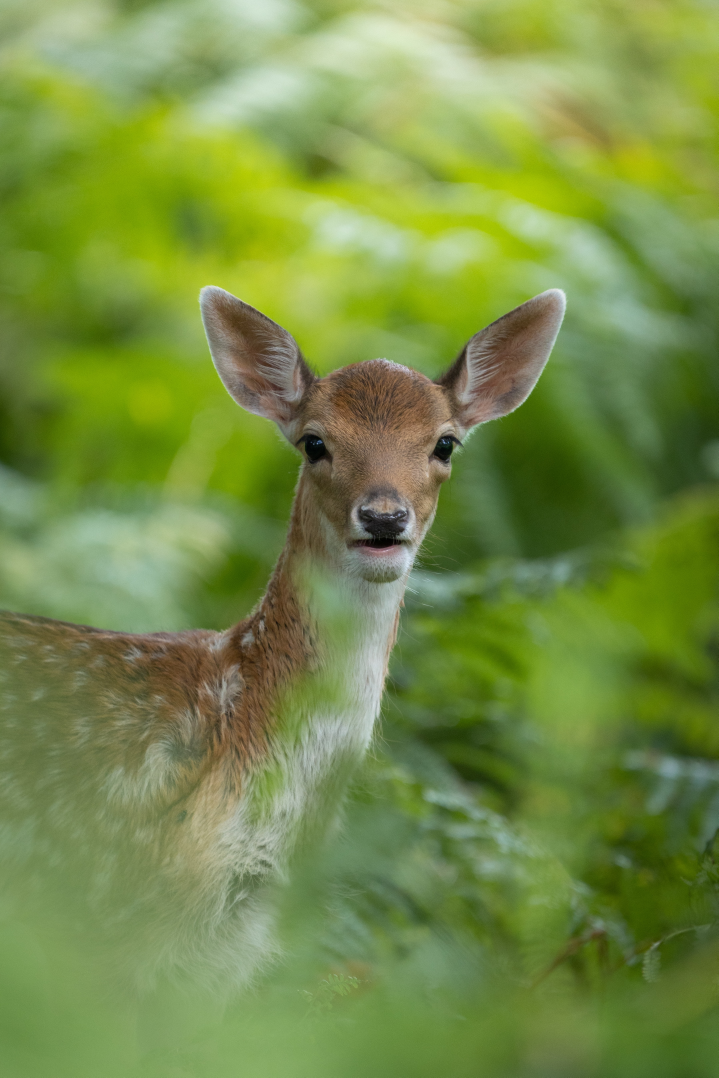
#> input picture OpenCV/opencv_fundamentals/sample_image.jpg, 3591 x 5386 px (shown at 1/5 size)
$ jupyter execute opencv_fundamentals_4.ipynb
#> lines starting #> are read from the running program, lines starting #| are printed output that depends on the picture; after the words box and inside, x2 and y2 are one past the last pixel; in counts of white or black regions, pixels touching at a corner belong together
## OpenCV Fundamentals Part 4
- Blend Two Different Images
- Apply Different Filters to Images
- Images Thresholding
- Contour Detection and Shape Detection
- Colour Detection
- Object Replacing in 2D Images

[cell 1]
import cv2
import numpy as np
import matplotlib.pyplot as plt

[cell 2]
# Import sample img
img = cv2.imread('sample_image.jpg')
#> img is the input picture: shape (5386, 3591, 3); mean B, G, R 71, 141.2, 118.6
height = int(img.shape[1] * 0.2 )
#> height = 718
width = int(img.shape[0] * 0.2 )
#> width = 1077
img = cv2.resize(img, (height,width)) # resize to 20%
#> img: shape (1077, 718, 3)
img = cv2.cvtColor(img, cv2.COLOR_BGR2RGB)  # GBR -> RGB
grey_img= cv2.cvtColor(img, cv2.COLOR_RGB2GRAY)  # RGB -> Grayscale

# Import sample img2
img2 = cv2.imread('sample_image2.jpg')
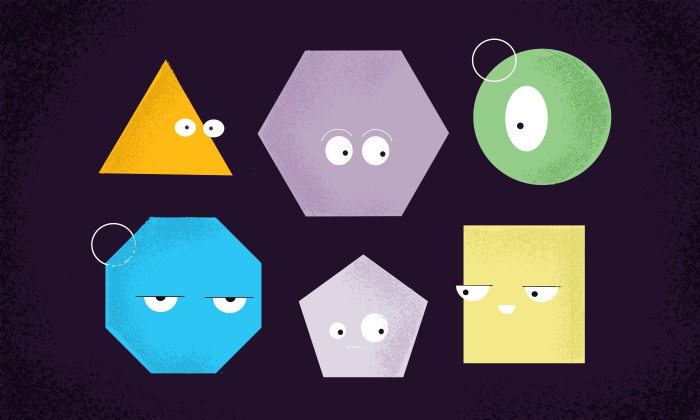
#> input picture OpenCV/opencv_fundamentals/sample_image2.jpg, 1400 x 839 px (shown at 1/2 size)
#> img2 is the input picture: shape (839, 1400, 3); mean B, G, R 84.5, 74.3, 77.9
small_img2 = cv2.resize(img2, (height,width)) # resize to 20% of img
img2 = cv2.cvtColor(img2, cv2.COLOR_BGR2RGB)  # GBR -> RGB
small_img2 = cv2.cvtColor(small_img2, cv2.COLOR_BGR2RGB)  # GBR -> RGB
grey_img2= cv2.cvtColor(img2, cv2.COLOR_RGB2GRAY)  # RGB -> Grayscale

# Import colour gradient
col_img = cv2.imread('colour.jpg')
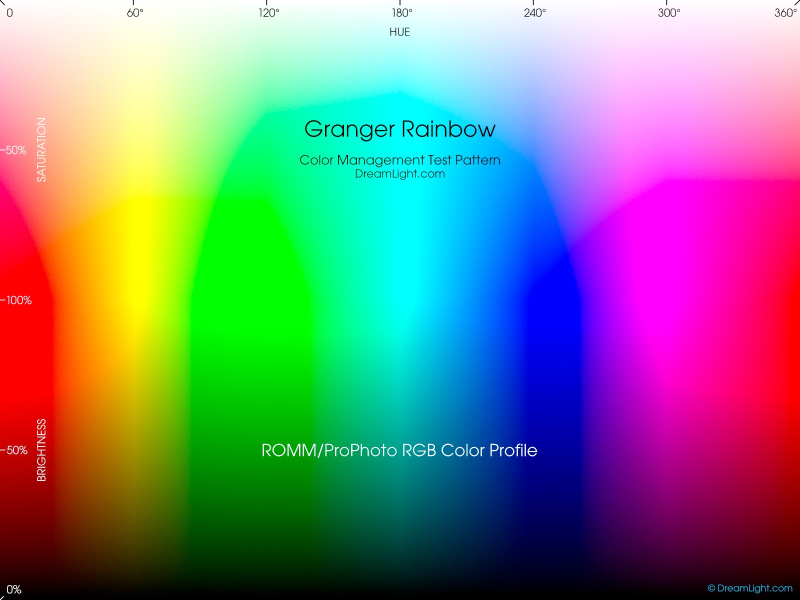
#> input picture OpenCV/opencv_fundamentals/colour.jpg, 1600 x 1200 px (shown at 1/2 size)
#> col_img is the input picture: shape (1200, 1600, 3); mean B, G, R 130, 128.8, 121.6
col_img = cv2.cvtColor(col_img, cv2.COLOR_BGR2RGB)  # GBR -> RGB

### Blend Two Different Images

[cell 3]
blended_img = cv2.addWeighted(img,.5,small_img2,.5,.4) # cv2.addWeighted(img, alpha ,img2, beta, gamma)
plt.imshow(blended_img)

### Apply Different Filters to Images

[cell 4]
# Sharpen
k_sharpen = np.array([[-1,-1,-1],[-1,9,-1],[-1,-1,-1]])
sharpen_img = cv2.filter2D(img, -1 , k_sharpen) # cv2.filter2D(src, depth , kernel)

# Gaussian
k_gaus = np.array([[0.0625,0.125,0.0625], [0.125,0.25,0.125],[0.0625,0.125,0.0625]])
gaus_img = cv2.filter2D(img, -1 , k_gaus)

# Emboss
k_emboss = np.array([[-2,-1,0],[-1,1,1],[0,1,2]])
emboss_img = cv2.filter2D(img, -1 , k_emboss)

[cell 5]
# MPL
fig = plt.figure(figsize=(10, 8))
columns = 4
rows = 1

fig.add_subplot(rows, columns, 1)
plt.imshow(img)
plt.axis('off')
plt.title("Original")

fig.add_subplot(rows, columns, 2)
plt.imshow(sharpen_img)
plt.axis('off')
plt.title("Sharpened")

fig.add_subplot(rows, columns, 3)
plt.imshow(gaus_img)
plt.axis('off')
plt.title("Gaussian Blur")

fig.add_subplot(rows, columns, 4)
plt.imshow(emboss_img)
plt.axis('off')
plt.title("Emboss")

### Images Thresholding

[cell 6]
ret, thresh = cv2.threshold(grey_img, 127,  255, cv2.THRESH_BINARY)
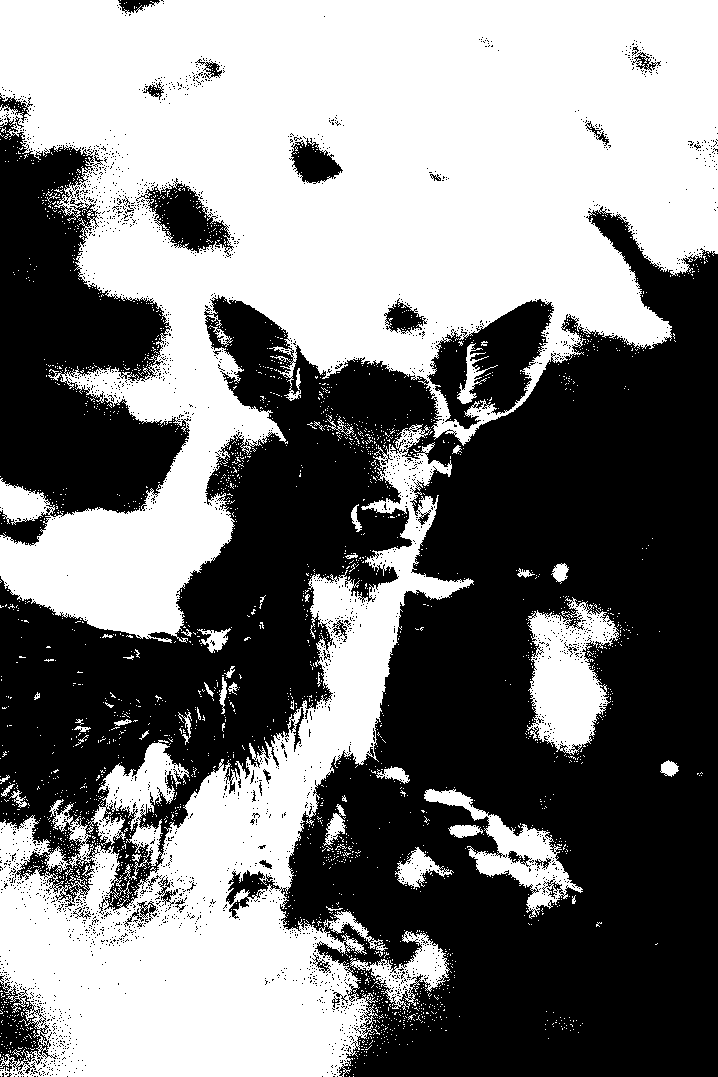
#> thresh: shape (1077, 718); 48.8% white; 2599 white regions (2549 under 20 px), largest, box (x1, y1, x2, y2) and area: (0, 0, 718, 643) 248610, (0, 424, 474, 1077) 102147, (527, 597, 619, 755) 8446
canny_img = cv2.Canny(grey_img, 50, 100)
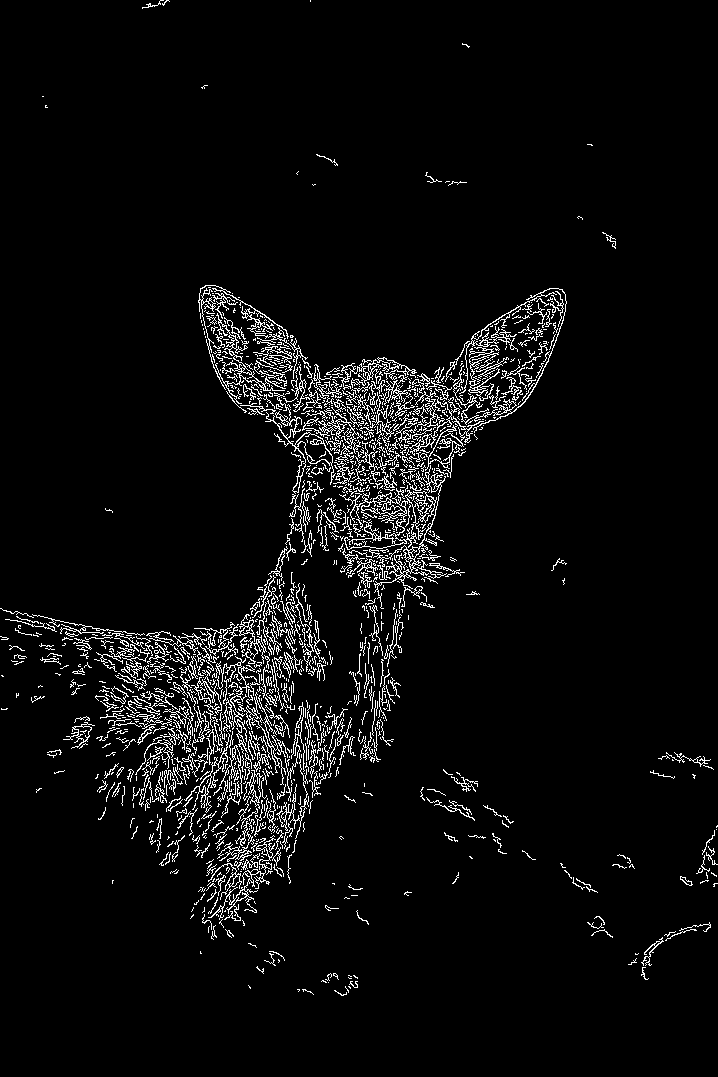
#> canny_img: shape (1077, 718); 4.7% white in thin lines or dots

# MPL
fig = plt.figure(figsize=(10, 8))
columns = 3
rows = 1

fig.add_subplot(rows, columns, 1)
plt.imshow(grey_img, cmap='gray')
plt.axis('off')
plt.title("Original, Grayscale")

fig.add_subplot(rows, columns, 2)
plt.imshow(thresh, cmap='gray')
plt.axis('off')
plt.title("Threshold")

fig.add_subplot(rows, columns, 3)
plt.imshow(canny_img, cmap='gray')
plt.axis('off')
plt.title("Canny")

### Contour Detection and Shape Detection

[cell 7]
# Setting threshold of the grey img2
_, thresh_img2 = cv2.threshold(grey_img2, 127,  255, cv2.THRESH_BINARY)
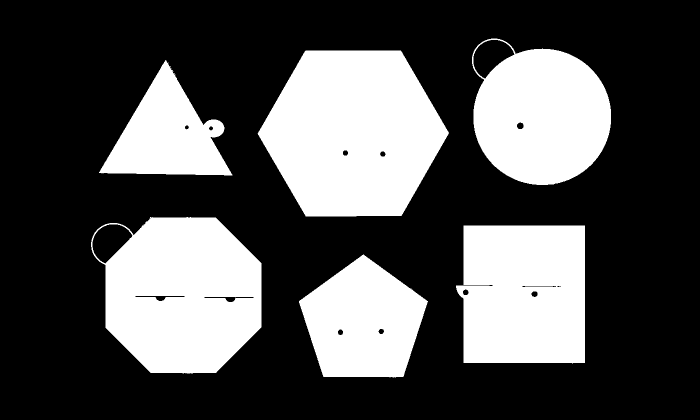
#> thresh_img2: shape (839, 1400) (shown at 1/2 size); 32.1% white; 7 white regions (1 under 20 px)

# Finding contours
contours_img2, _ = cv2.findContours(thresh_img2, cv2.RETR_TREE, cv2.CHAIN_APPROX_SIMPLE) # cv2.findContours(img2, mode, method, contours, herarchy, offset)
#> contours_img2 = 22 contours, 2 with area under 20; largest, box (x1, y1, x2, y2) and area: (515, 101, 898, 433) 94659, (182, 434, 523, 747) 84285, (912, 451, 1170, 727) 66458, (944, 77, 1222, 370) 62823, (598, 509, 856, 755) 43426

contoured_img2 = img2.copy()
i = 0

for contour in contours_img2:
    if i==0:
        i=1
        continue
    approx = cv2.approxPolyDP(contour, 0.01*cv2.arcLength(contour, True), True)
    cv2.drawContours(contoured_img2, contours_img2, -1, (255,0,0), 5, cv2.CHAIN_APPROX_NONE)

    # Find centre of diff shapes
    M = cv2.moments(contour)
    if M['m00'] != 0.0:
        x = int(M['m10']/M['m00'])
        y = int((M['m01']/M['m00']))
    # Put names of the shapes inside corresponding shapes

    if len(approx) == 3:
        cv2.putText(contoured_img2, 'Triangle', (x,y), cv2.FONT_HERSHEY_SIMPLEX, 0.6, (177,25,0),2)
    elif len(approx) == 4:
        cv2.putText(contoured_img2, 'Quadrilateral', (x,y), cv2.FONT_HERSHEY_SIMPLEX, 0.6, (177,25,0),2)
    elif len(approx) == 5:
        cv2.putText(contoured_img2, 'Pentagon', (x,y), cv2.FONT_HERSHEY_SIMPLEX, 0.6, (177,25,0),2)
    elif len(approx) == 6:
        cv2.putText(contoured_img2, 'Hexagon', (x,y), cv2.FONT_HERSHEY_SIMPLEX, 0.6, (177,25,0),2)
    else:
        cv2.putText(contoured_img2, 'Circle', (x,y), cv2.FONT_HERSHEY_SIMPLEX, 0.6, (177,25,0),2)
#> this loop made 22 passes
#> (approx, x, y) on pass 8: ([[1044, 572], [1111, 571], [1112, 573], [1045, 574]], 1077, 572)
#> (x, y) on passes 2 to 7: (680, 664), (762, 662), (1047, 588), (1068, 587), (930, 584), (1117, 572)
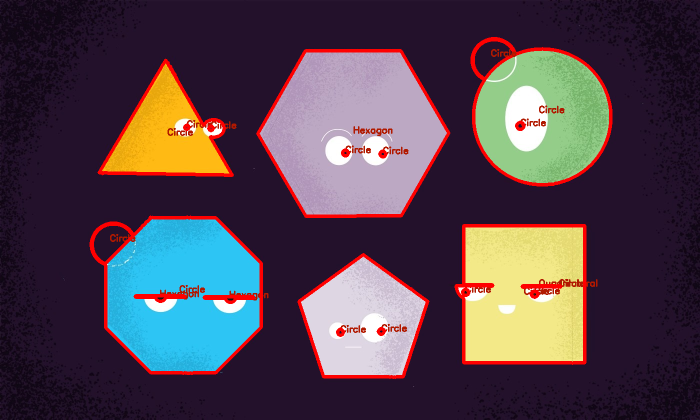
#> contoured_img2: shape (839, 1400, 3) (shown at 1/2 size); mean R, G, B 83.1, 68.3, 78.5
#> after the loop, i = 1

# MPL
fig = plt.figure(figsize=(220, 15))
fig.add_subplot(rows, columns, 2)
plt.imshow(contoured_img2, cmap='gray')
plt.axis('off')
plt.title("Shapes")

### Colour Detection

[cell 8]
hsv = cv2.cvtColor(col_img, cv2.COLOR_RGB2HSV)
#> hsv: shape (1200, 1600, 3); mean H, S, V 90.1, 205.8, 205.2

lower_blues = np.array([85 ,0,0])
upper_blues = np.array([125,255,255])

mask_blue = cv2.inRange(hsv, lower_blues, upper_blues)
#> mask_blue: shape (1200, 1600); 25.5% white; 154 white regions (132 under 20 px), largest, box (x1, y1, x2, y2) and area: (656, 0, 1264, 1194) 486406, (1435, 1168, 1540, 1189) 1245, (1539, 1171, 1588, 1185) 462
res = cv2.bitwise_and(col_img,col_img,mask=mask_blue)
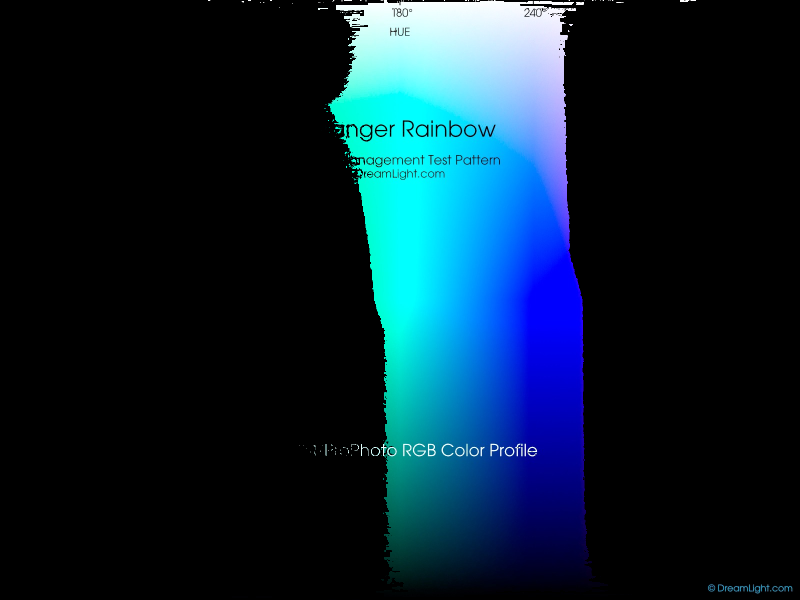
#> res: shape (1200, 1600, 3) (shown at 1/2 size); mean R, G, B 10, 34.9, 50.8
plt.imshow(res)

### Object Replacing in 2D Images

[cell 9]
img_copy = img.copy()
mask = np.zeros((100,300,3))

pos = (200,200)
var = img_copy[200:(200+mask.shape[0]), 200:(200+mask.shape[1])] = mask
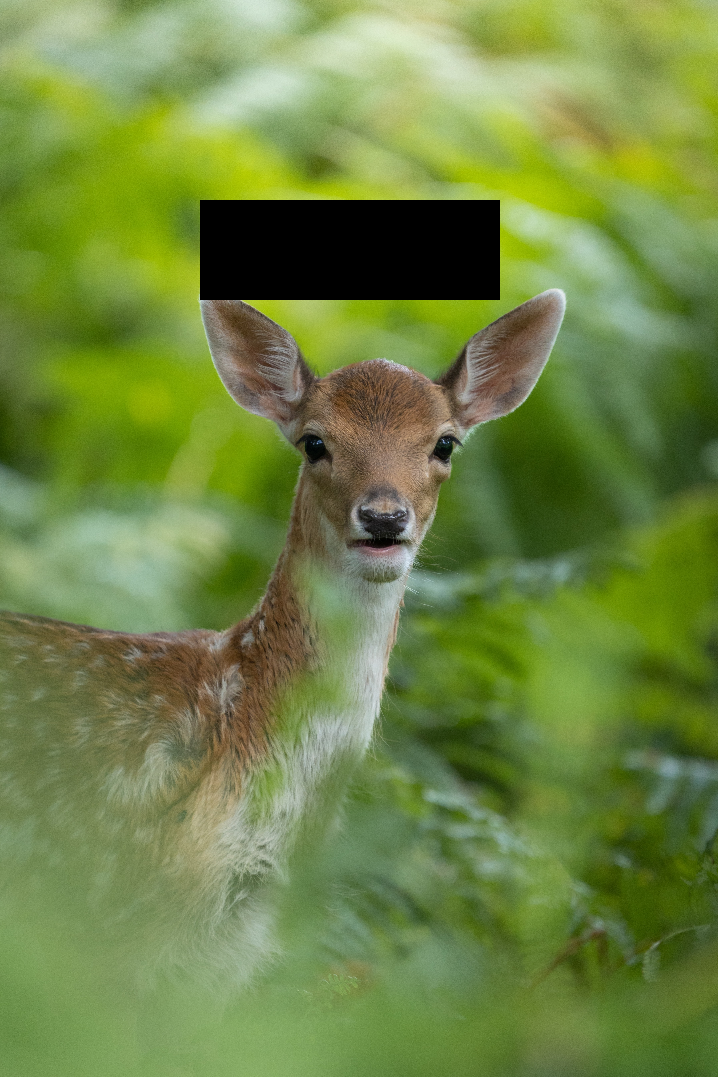
#> img_copy: shape (1077, 718, 3); mean R, G, B 112, 133.5, 68.2
plt.imshow(img_copy)
